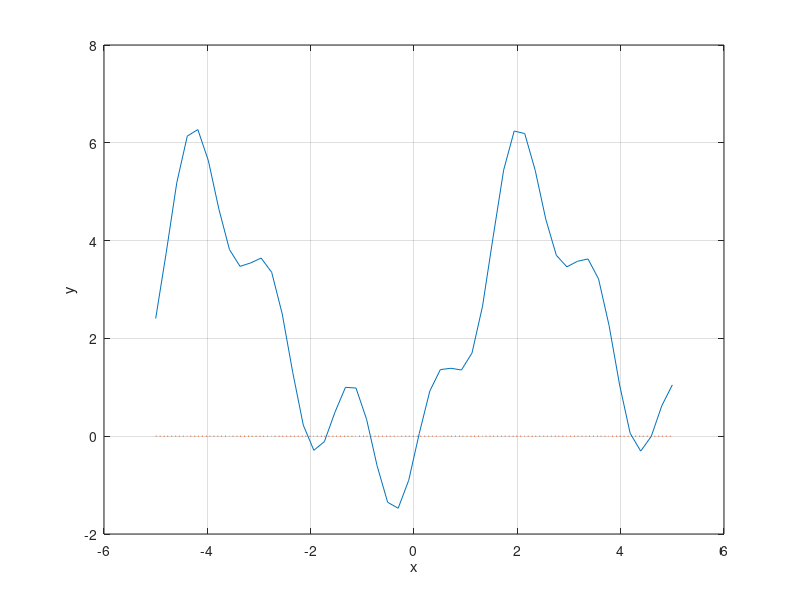

Source code (MATLAB): (Note: this script raises an error after producing the figure.)
a=-5;
b=5;
m=50;
x=linspace(a,b,m);
h=0.001;
iter=5;
eps=0.001;
f=@(x)1+(1+sin(x)-cos(x)).^2-(sin(2.*x)-cos(2.*x)-0.2).^2;
y=f(x);
plot (x,f(x),x,0*x,':');grid on
xlabel('x');
ylabel('y');
hold on
y_min=min(y);
y_max=max(y);
if y_min<0 y_min=1.1*y_min; else y_min=0.9*y_min; end;
if y_max>0 y_max=1.1*y_max; else y_max=0.9*y_max; end;
y_lim=([y_min,y_max]);
z=ginput(1);
x1=z(1);
for i=1:iter
    yh=(f(x1+h)-f(x1))/h;
    x2=x1-f(x1)/yh;
    P=plot(x,f(x1)+yh*(x-x1),':',x1,f(x1),'*',x2,0,'*',x2,f(x2),'o');
    L=line([x2,x2],[0,f(x2)]);
    set(L,'LineStyle',':')
    x1=x2;
    if abs(f(x2))<eps break;
    end
    pause
    delete(P);
    delete(L);
end
hold off
